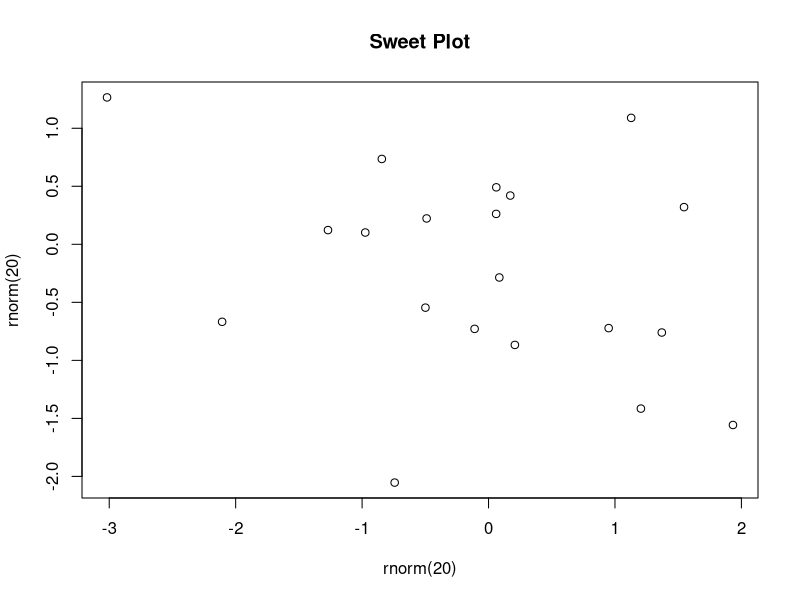

Write R code to recreate this figure. (Note: this script raises an error after producing the figure.)
## ---- chunk 1
## Example

#x <- function(x, y, ...) {
#  ---
#     function2()  what is in the dots, can be used in function2()
# }
## ---- chunk 2
## Example

y <- function(...){
  list(...)
}
## ---- chunk 3
args(plot) ## no main = argument

plot(rnorm(20), rnorm(20), main = "Sweet Plot")

## Check arguments
body(plot)

args(plot.default) ## shows all the arguments you could put in the does
## ---- chunk 4
what_do_i_return <- function(x) {
  if (x %% 10 == 0) { ## if the argument is a multiple of 10, returns a character
    return(as.character(x))
  } else {
    return(x) ## if not, return the number
  }
  message("This will never get run") ##this line will never execute, return() exits the function
}
what_do_i_return(100)

what_do_i_return(53)
## ---- chunk 5
what_do_i_return(c(100, 53)) ##this is vectorized, but incorrectly

## c() combines elements, not makes it a character vector
## ---- chunk 6
library(purrr)
map(c(100, 53), what_do_i_return) ## map() allows you to vectorize function what_do_i_return() 
## ---- chunk 7
map(c(100, 53), what_do_i_return)  ## regular old map()

map_int(c(100, 53), what_do_i_return)  ## map_int() will attempt to return an atomic vector of integers, which clashes with the else statement in what_do_i_return() that returns a character

map_chr(c(100, 53), what_do_i_return) ## returns an object, rather than a vector of integers
## ---- chunk 8
cant_see_me <- function(x) {
  invisible(x)
}
cant_see_me("now")

y <- cant_see_me("later")
y
## ---- chunk 9
library(tidyverse)
## ---- chunk 10
catch_the_dots <- function(...) {
  list(...)
}

catch_the_dots(whatever = "hi")  ## the argument can be whatever you want it to be, returns list("hi")
## ---- chunk 11
args(ggplot2::scale_color_manual)  ## first, check the arguments of scale_color_manual()

body(ggplot2::scale_color_manual)  ## scale_color_manual() passes the dots to manual_scale()

body(ggplot2:::manual_scale)  ## manual_scale() then passes the dots to discrete_scale(),

body(ggplot2::discrete_scale)  ## discrete_scale() actually does the work
## ---- chunk 12
scale_color_smith <- function(...) {
  ggplot2::scale_color_manual(
    ..., 
    values = c("#002855", "#F2A900")
  )
}
## ---- chunk 13
ggplot(
  filter(starwars, species %in% c("Human", "Droid")), 
  aes(x = height, y = mass, color = species)) + 
  geom_point() + 
  scale_color_smith()
## ---- chunk 14
## Write the corresponding function scale_fill_smith() and test it.
scale_fill_smith <- function(...){
 ggplot2::scale_fill_manual(
   ..., 
   values = c("#002855", "#F2A900")
 ) 
}

ggplot(
  filter(starwars, species %in% c("Human", "Droid")), 
  aes(x = height, fill = species)) + 
  geom_bar(position = "dodge") + 
  scale_fill_smith()
## ---- chunk 15
## (Challenge) Write a scale_y_continuous_smith() function that produces a gradient scale from Smith blue to Smith gold.

args(scale_y_continuous)

body(scale_y_continuous)

body(continuous_scale)

scale_y_continuous_smith <- function(...) {
  ggplot2::scale_color_gradient(
    aes(y = ...), 
    low = "#002855", 
    high = "#F2A900")
  }

ggplot(filter(starwars, species %in% c("Human", "Droid")), 
  aes(x = gender, y = height, color = species)) + 
  geom_point() + 
  scale_y_continuous_smith()
## ---- chunk 16
args(print)
## ---- chunk 17
args(print.data.frame)

args(print.factor)
## ---- chunk 18
body(print.factor)

args(print.default)

body(print.default)
## ---- chunk 19
x <- factor(starwars$name)
x
## ---- chunk 20
args(print.factor)
## ---- chunk 21
print(x, max.levels = 3)
## ---- chunk 22
print(x, right = TRUE)
## ---- chunk 23
## Experiment by passing some other arguments accepted by print.default() through the dots. Do they work?

args(print.default)

print(x, quote = FALSE)  ## does work?

print(x, useSource = FALSE)  ## prints something

print(x, color = "red") ## does not work
## ---- chunk 24
print.my_factor <- function(x, ...) {
  dots <- list(...)
  
  if (length(dots) > 0) {
    message(paste("\nThe dots are:", names(dots)))
  }
  
  affirmations <- c(
    "You are a really great programmer!",
    "You are so good at this!",
    "You're learning so much!",
    "Keep trying and you will get there!"
  )
  
  if ("affirmation" %in% names(dots)) {
    message(sample(affirmations, 1))
  }
  
  print.factor(x, ...)
}

class(x) <- "my_factor"
print(x, max.levels = 3, right = TRUE, affirmation = TRUE)

## ---- chunk 25
##Write your own method for print() that works on data.frames.
args(print.data.frame)
body(print.data.frame)

print.my_data_frame <- function(x, ...){
  dots <- x
  if (length(dots) > 0) {
    message(paste("\nThe dots are:", names(dots)))
  }
  
  book_rec <- c("Lady Audley's Secret", 
                "Percy Jackson series",
                "Anne of the Island", 
                "The Martain")
  
  if ("book_rec" %in% names(dots)) {
    message(sample(book_rec, 1))
  }
  
  print.data.frame(x, ...)
  }

print.my_data_frame(starwars, quote = TRUE, book_rec = TRUE)  

### I'm confused
